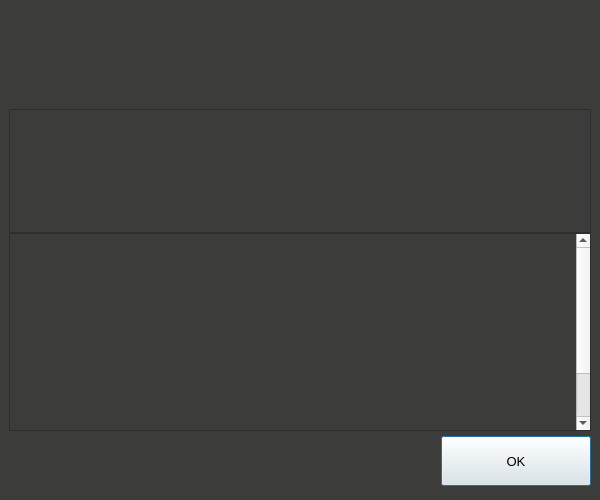
<?xml version="1.0" encoding="UTF-8"?>
<ui version="4.0">
 <class>HelpMessageDialog</class>
 <widget class="QDialog" name="HelpMessageDialog">
  <property name="geometry">
   <rect>
    <x>0</x>
    <y>0</y>
    <width>600</width>
    <height>500</height>
   </rect>
  </property>
  <property name="minimumSize">
   <size>
    <width>600</width>
    <height>500</height>
   </size>
  </property>
  <property name="font">
   <font>
    <pointsize>10</pointsize>
   </font>
  </property>
  <property name="windowTitle">
   <string notr="true">RPDCHAIN Core - Command-line options</string>
  </property>
  <property name="styleSheet">
   <string notr="true">#HelpMessageDialog {
	background-color:#3c3c3b;
}</string>
  </property>
  <layout class="QVBoxLayout" name="verticalLayout_3">
   <property name="spacing">
    <number>0</number>
   </property>
   <property name="leftMargin">
    <number>0</number>
   </property>
   <property name="topMargin">
    <number>0</number>
   </property>
   <property name="rightMargin">
    <number>0</number>
   </property>
   <property name="bottomMargin">
    <number>0</number>
   </property>
   <item>
    <widget class="QWidget" name="helpContainer" native="true">
     <property name="sizePolicy">
      <sizepolicy hsizetype="Preferred" vsizetype="Preferred">
       <horstretch>0</horstretch>
       <verstretch>100</verstretch>
      </sizepolicy>
     </property>
     <property name="minimumSize">
      <size>
       <width>0</width>
       <height>200</height>
      </size>
     </property>
     <property name="styleSheet">
      <string notr="true">#helpContainer{
	background-color:#3c3c3b;
	padding:9px;
}</string>
     </property>
     <layout class="QVBoxLayout" name="verticalLayout_4">
      <property name="spacing">
       <number>0</number>
      </property>
      <property name="leftMargin">
       <number>9</number>
      </property>
      <property name="topMargin">
       <number>9</number>
      </property>
      <property name="rightMargin">
       <number>9</number>
      </property>
      <property name="bottomMargin">
       <number>9</number>
      </property>
      <item>
       <widget class="QLabel" name="graphic">
        <property name="sizePolicy">
         <sizepolicy hsizetype="Preferred" vsizetype="Ignored">
          <horstretch>0</horstretch>
          <verstretch>0</verstretch>
         </sizepolicy>
        </property>
        <property name="minimumSize">
         <size>
          <width>0</width>
          <height>100</height>
         </size>
        </property>
        <property name="pixmap">
         <pixmap>:/images/about</pixmap>
        </property>
       </widget>
      </item>
      <item>
       <layout class="QVBoxLayout" name="verticalLayout">
        <property name="topMargin">
         <number>100</number>
        </property>
        <item>
         <widget class="QTextEdit" name="helpMessage">
          <property name="minimumSize">
           <size>
            <width>0</width>
            <height>0</height>
           </size>
          </property>
          <property name="styleSheet">
           <string notr="true">#helpMessage {
background-color:#3c3c3b;
	color:#d1d5db;
}</string>
          </property>
          <property name="readOnly">
           <bool>true</bool>
          </property>
         </widget>
        </item>
        <item>
         <widget class="QScrollArea" name="scrollArea">
          <property name="styleSheet">
           <string notr="true">#scrollArea {
background-color:#3c3c3b;
}</string>
          </property>
          <property name="verticalScrollBarPolicy">
           <enum>Qt::ScrollBarAlwaysOn</enum>
          </property>
          <property name="widgetResizable">
           <bool>true</bool>
          </property>
          <widget class="QWidget" name="scrollAreaWidgetContents">
           <property name="geometry">
            <rect>
             <x>0</x>
             <y>0</y>
             <width>564</width>
             <height>263</height>
            </rect>
           </property>
           <property name="styleSheet">
            <string notr="true">#scrollAreaWidgetContents {
background-color:#3c3c3b;
}</string>
           </property>
           <layout class="QVBoxLayout" name="verticalLayout_2">
            <item>
             <widget class="QLabel" name="aboutMessage">
              <property name="minimumSize">
               <size>
                <width>0</width>
                <height>245</height>
               </size>
              </property>
              <property name="cursor">
               <cursorShape>IBeamCursor</cursorShape>
              </property>
              <property name="styleSheet">
               <string notr="true">#aboutMessage {
background-color:#3c3c3b;
	color:#d1d5db;
}</string>
              </property>
              <property name="textFormat">
               <enum>Qt::PlainText</enum>
              </property>
              <property name="alignment">
               <set>Qt::AlignLeading|Qt::AlignLeft|Qt::AlignTop</set>
              </property>
              <property name="openExternalLinks">
               <bool>true</bool>
              </property>
              <property name="textInteractionFlags">
               <set>Qt::LinksAccessibleByMouse|Qt::TextSelectableByKeyboard|Qt::TextSelectableByMouse</set>
              </property>
             </widget>
            </item>
           </layout>
          </widget>
         </widget>
        </item>
        <item alignment="Qt::AlignVCenter">
         <widget class="QWidget" name="widget" native="true">
          <property name="sizePolicy">
           <sizepolicy hsizetype="Preferred" vsizetype="Preferred">
            <horstretch>0</horstretch>
            <verstretch>50</verstretch>
           </sizepolicy>
          </property>
          <property name="minimumSize">
           <size>
            <width>0</width>
            <height>60</height>
           </size>
          </property>
          <layout class="QHBoxLayout" name="horizontalLayout_2">
           <property name="leftMargin">
            <number>0</number>
           </property>
           <property name="topMargin">
            <number>0</number>
           </property>
           <property name="rightMargin">
            <number>0</number>
           </property>
           <property name="bottomMargin">
            <number>0</number>
           </property>
           <item>
            <spacer name="horizontalSpacer">
             <property name="orientation">
              <enum>Qt::Horizontal</enum>
             </property>
             <property name="sizeHint" stdset="0">
              <size>
               <width>421</width>
               <height>20</height>
              </size>
             </property>
            </spacer>
           </item>
           <item alignment="Qt::AlignVCenter">
            <widget class="QPushButton" name="pushButtonOk">
             <property name="minimumSize">
              <size>
               <width>150</width>
               <height>50</height>
              </size>
             </property>
             <property name="text">
              <string>OK</string>
             </property>
            </widget>
           </item>
          </layout>
         </widget>
        </item>
       </layout>
      </item>
     </layout>
    </widget>
   </item>
  </layout>
 </widget>
 <resources/>
 <connections/>
</ui>
